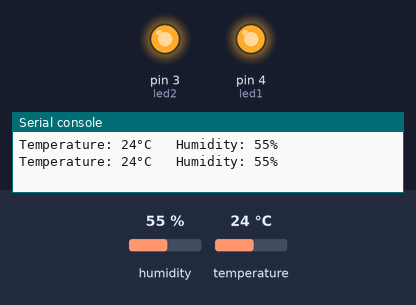
Recording of a program running on a simulated MicroPython board. Parts: output pins drawn as LEDs (lit = HIGH), the last lines printed to the serial console. The inputs (shaded band) are chosen by the test bench; at power-on: temperature 24 °C, humidity 55 %.

Above: at 1.2 s.
1.3 s: temperature set to 21 °C
At 2.7 s:
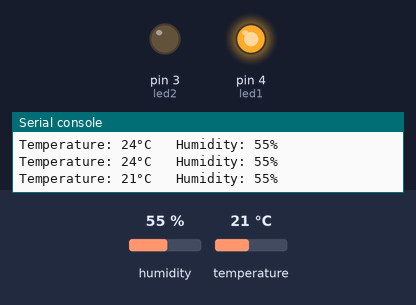
3.5 s: temperature set to 28 °C
At 4.7 s:
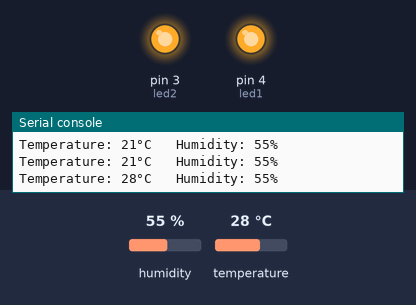
5.6 s: temperature set to 12 °C
At 6.6 s:
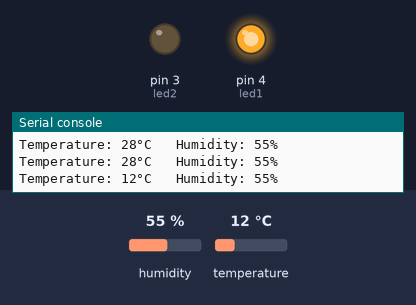
Timing chart, 0 to 8.6 s (numbered marks = the images above; inputs shaded):
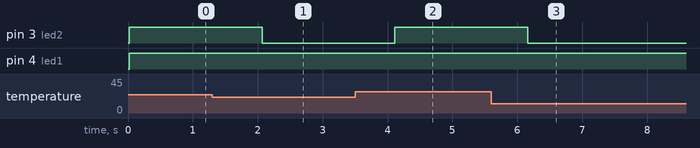

Measured:
- the behaviour switches between 23 and 22 °C on temperature (found by bisection; images 0 and 1)
- after the input at 1.3 s, pin 3 (led2): HIGH → LOW after 0.77 s
- after the input at 3.5 s, pin 3 (led2): LOW → HIGH after 0.61 s
- after the input at 5.6 s, pin 3 (led2): HIGH → LOW after 0.56 s

The program:

ooh.py
```python
import machine
import time
import dht

sensor = dht.DHT11(machine.Pin(1))

led1 = machine.Pin(4, machine.Pin.OUT)
led2 = machine.Pin(3, machine.Pin.OUT)

while True:
    sensor.measure()
    temp = sensor.temperature()
    hum = sensor.humidity()
    print(f"Temperature: {temp}°C   Humidity: {hum}% ")
    if temp <= 22:
        led1.on() #nezapomenout na ty závorky
        led2.off()
        time.sleep(1)

    elif temp >= 23:
        led1.on()
        led2.on()
        time.sleep(1)
```
